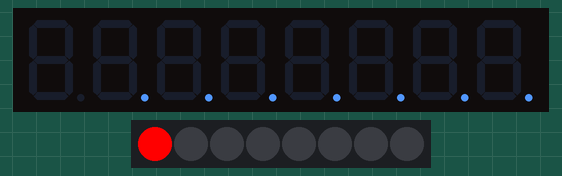
This sketch was run on a simulated Arduino Uno, built with avr-gcc and run on an emulated ATmega328P. Shown: 8-digit seven-segment display, 8 RGB LEDs in strip order, left to right. What the sketch prints to the serial monitor is not drawn.

Above: at 4.0 s.
At 4.7 s:
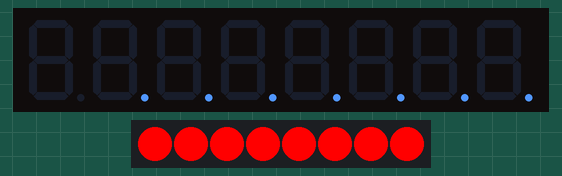
At 6.0 s:
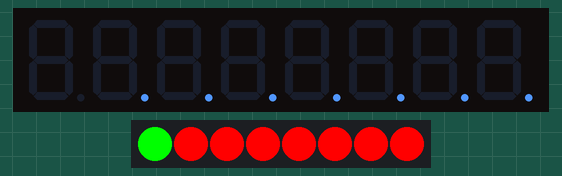
At 6.7 s:
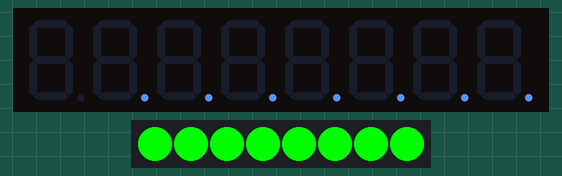
At 8.0 s:
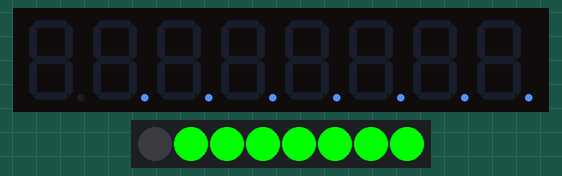
At 8.7 s:
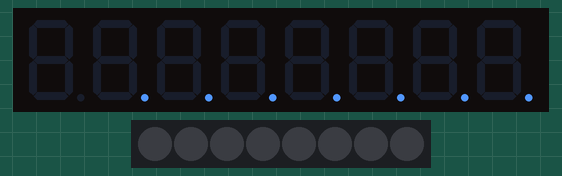
Timing chart, 0 to 10.2 s (numbered marks = the images above):
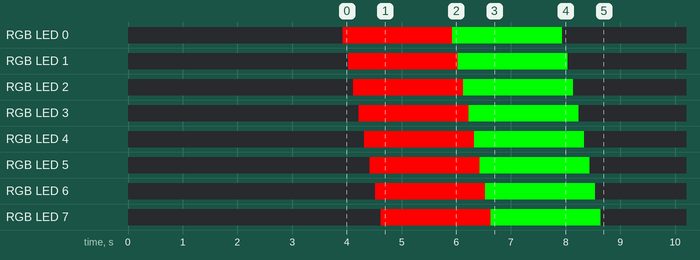

The sketch:

test_code.ino
```cpp
#include <TM1638plus.h>

#define dig_1 0b00000001
#define dig_2 0b00000010
#define dig_3 0b00000100
#define dig_4 0b00001000
#define dig_5 0b00010000
#define dig_6 0b00100000
#define dig_7 0b01000000
#define dig_8 0b10000000
#define dig_9 0b10000000


#define seg_a 2
#define seg_b 1
#define seg_c 7
#define seg_d 5
#define seg_e 4
#define seg_f 3
#define seg_g 6

// #define seg_g 8


// GPIO I/O pins on the Arduino connected to strobe, clock, data,
//pick on any I/O you want.
#define STROBE_TM 8      // strobe = GPIO connected to strobe line of module
#define CLOCK_TM 9       // clock = GPIO connected to clock line of module
#define DIO_TM 10        // data = GPIO connected to data line of module
bool high_freq = false;  //default false,, If using a high freq CPU > ~100 MHZ set to true.

//Constructor object (GPIO STB , GPIO CLOCK , GPIO DIO, use high freq MCU)
TM1638plus tm(STROBE_TM, CLOCK_TM, DIO_TM, high_freq);


// Some vars and defines for the tests.
#define myTestDelay 50
#define myTestDelay1 1000
uint8_t testcount = 0;


void Test3(void);
void Test13(void);


void setup() {
  Serialinit();

  tm.displayBegin();
  delay(myTestDelay1);
  tm.reset();


  Test3();
  Test13();

  tm.reset();
}

void loop() {
//  Test3(0b10000001);
}


void Serialinit() {
  Serial.begin(115200);
  delay(100);
  Serial.println("--Comms UP--TM1638plus_TEST_Model1.ino--");
}

void Test3(void) {
  //TEST 3 single segment (pos, (dp)gfedcba)
  //In this case  segment g (middle dash) of digit position 7

  tm.display7Seg(seg_a, dig_1);
  delay(myTestDelay);
  tm.display7Seg(seg_b, dig_1);
  delay(myTestDelay);
  tm.display7Seg(seg_c, dig_1);
  delay(myTestDelay);
  tm.display7Seg(seg_d, dig_1);
  delay(myTestDelay);
  tm.display7Seg(seg_e, dig_1);
  delay(myTestDelay);
  tm.display7Seg(seg_f, dig_1);
  delay(myTestDelay);
  tm.display7Seg(seg_g, dig_1);
  delay(myTestDelay);
  // tm.reset();


  tm.display7Seg(seg_a, dig_2);
  delay(myTestDelay);
  tm.display7Seg(seg_b, dig_2);
  delay(myTestDelay);
  tm.display7Seg(seg_c, dig_2);
  delay(myTestDelay);
  tm.display7Seg(seg_d, dig_2);
  delay(myTestDelay);
  tm.display7Seg(seg_e, dig_2);
  delay(myTestDelay);
  tm.display7Seg(seg_f, dig_2);
  delay(myTestDelay);
  tm.display7Seg(seg_g, dig_2);
  delay(myTestDelay);
  // tm.reset();


  tm.display7Seg(seg_a, dig_3);
  delay(myTestDelay);
  tm.display7Seg(seg_b, dig_3);
  delay(myTestDelay);
  tm.display7Seg(seg_c, dig_3);
  delay(myTestDelay);
  tm.display7Seg(seg_d, dig_3);
  delay(myTestDelay);
  tm.display7Seg(seg_e, dig_3);
  delay(myTestDelay);
  tm.display7Seg(seg_f, dig_3);
  delay(myTestDelay);
  tm.display7Seg(seg_g, dig_3);
  delay(myTestDelay);
  // tm.reset();


  tm.display7Seg(seg_a, dig_4);
  delay(myTestDelay);
  tm.display7Seg(seg_b, dig_4);
  delay(myTestDelay);
  tm.display7Seg(seg_c, dig_4);
  delay(myTestDelay);
  tm.display7Seg(seg_d, dig_4);
  delay(myTestDelay);
  tm.display7Seg(seg_e, dig_4);
  delay(myTestDelay);
  tm.display7Seg(seg_f, dig_4);
  delay(myTestDelay);
  tm.display7Seg(seg_g, dig_4);
  delay(myTestDelay);
  // tm.reset();


  tm.display7Seg(seg_a, dig_5);
  delay(myTestDelay);
  tm.display7Seg(seg_b, dig_5);
  delay(myTestDelay);
  tm.display7Seg(seg_c, dig_5);
  delay(myTestDelay);
  tm.display7Seg(seg_d, dig_5);
  delay(myTestDelay);
  tm.display7Seg(seg_e, dig_5);
  delay(myTestDelay);
  tm.display7Seg(seg_f, dig_5);
  delay(myTestDelay);
  tm.display7Seg(seg_g, dig_5);
  delay(myTestDelay);
  // tm.reset();


  tm.display7Seg(seg_a, dig_6);
  delay(myTestDelay);
  tm.display7Seg(seg_b, dig_6);
  delay(myTestDelay);
  tm.display7Seg(seg_c, dig_6);
  delay(myTestDelay);
  tm.display7Seg(seg_d, dig_6);
  delay(myTestDelay);
  tm.display7Seg(seg_e, dig_6);
  delay(myTestDelay);
  tm.display7Seg(seg_f, dig_6);
  delay(myTestDelay);
  tm.display7Seg(seg_g, dig_6);
  delay(myTestDelay);
  // tm.reset();


  tm.display7Seg(seg_a, dig_7);
  delay(myTestDelay);
  tm.display7Seg(seg_b, dig_7);
  delay(myTestDelay);
  tm.display7Seg(seg_c, dig_7);
  delay(myTestDelay);
  tm.display7Seg(seg_d, dig_7);
  delay(myTestDelay);
  tm.display7Seg(seg_e, dig_7);
  delay(myTestDelay);
  tm.display7Seg(seg_f, dig_7);
  delay(myTestDelay);
  tm.display7Seg(seg_g, dig_7);
  delay(myTestDelay);
  // tm.reset();

  tm.display7Seg(seg_a, dig_8);
  delay(myTestDelay);
  tm.display7Seg(seg_b, dig_8);
  delay(myTestDelay);
  tm.display7Seg(seg_c, dig_8);
  delay(myTestDelay);
  tm.display7Seg(seg_d, dig_8);
  delay(myTestDelay);
  tm.display7Seg(seg_e, dig_8);
  delay(myTestDelay);
  tm.display7Seg(seg_f, dig_8);
  delay(myTestDelay);
  tm.display7Seg(seg_g, dig_8);
  delay(myTestDelay);
  // tm.reset();

}


void Test13(void)
{
  // tm.setLEDs(0xFF00); //  all LEDs on
  // tm.setLED(0xFF00); //  all LEDs on
  for(int LEDposition = 0; LEDposition < 20; LEDposition++){
    tm.setLED(LEDposition, 1);
    delay(100);
  }

    for(int LEDposition = 0; LEDposition < 20; LEDposition++){
    tm.setLED(LEDposition, 2);
    delay(100);
  }

    for(int LEDposition = 0; LEDposition < 20; LEDposition++){
    tm.setLED(LEDposition, 4);
    delay(100);
  }

  delay(3000);
  // tm.reset();
}
```

Measured:
- what the display in image 1 shows lasts 1.3 s, from 4.6 s to 5.9 s
